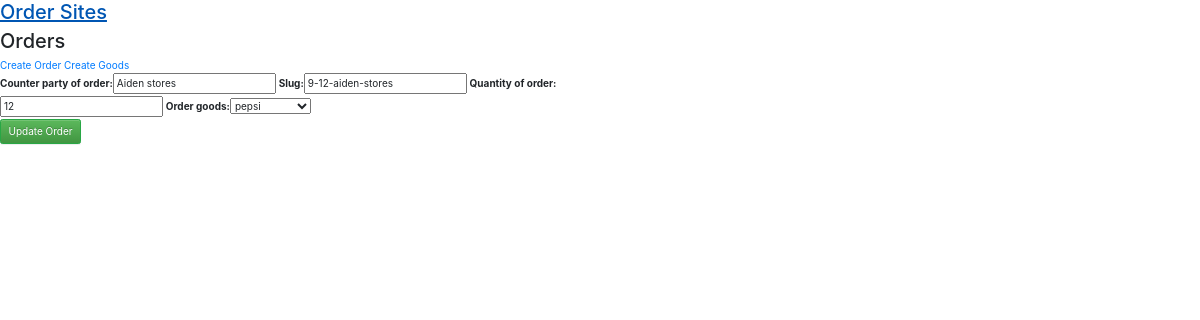
Screenshot of /order/9-12-aiden-stores/update with the database file from the repository.
### orders/models.py (models this page shows, shortened)
class Orders(models.Model):
    date = models.DateField(verbose_name=_("date of order"), auto_now=True)
    counter_party = models.CharField(
        verbose_name=_("counter party of order"), max_length=256
    )
    slug = models.SlugField(blank=True, unique=True)
    quantity = models.IntegerField(verbose_name=_("quantity of order"), max_length=1000)
    goods = models.ForeignKey(
        Goods, on_delete=models.CASCADE, verbose_name=_("order goods")
    )

### orders/views.py (the view)
# urls.py: path("order/<slug:slug>/update", OrderUpdate.as_view(), name="order-update"),
class OrderUpdate(UpdateView):
    model = Orders
    fields = "__all__"
    template_name = "update.html"
    success_url = reverse_lazy("home")

### orders/models.py (called while the page is built)
    def __str__(self) -> str:
        return self.name

### orders/templates/update.html (shortened to what this page needs)
{% extends "base.html" %}
{% block content %}
<link rel="stylesheet" href="https://stackpath.bootstrapcdn.com/bootstrap/4.5.0/css/bootstrap.min.css">
<h2>Orders</h2>
<a href="{% url 'order-create' %}">Create Order</a>
<a href="{% url 'goods-create' %}">Create Goods</a>
<form method="post" novalidate>
  <div class="row">
    <div class="col-6">
      {{ form }}
    </div>
  </div>
  <button type="submit" class="btn btn-success">Update Order</button>
</form>
{% endblock %}

### rows the page displays
Orders: counter_party "Aiden stores", slug "9-12-aiden-stores", quantity "12", goods "pepsi"
